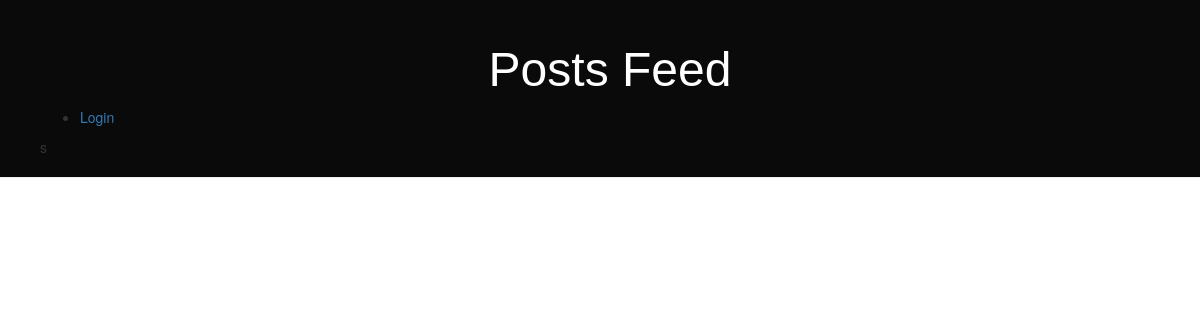
Before: / with the older database file.
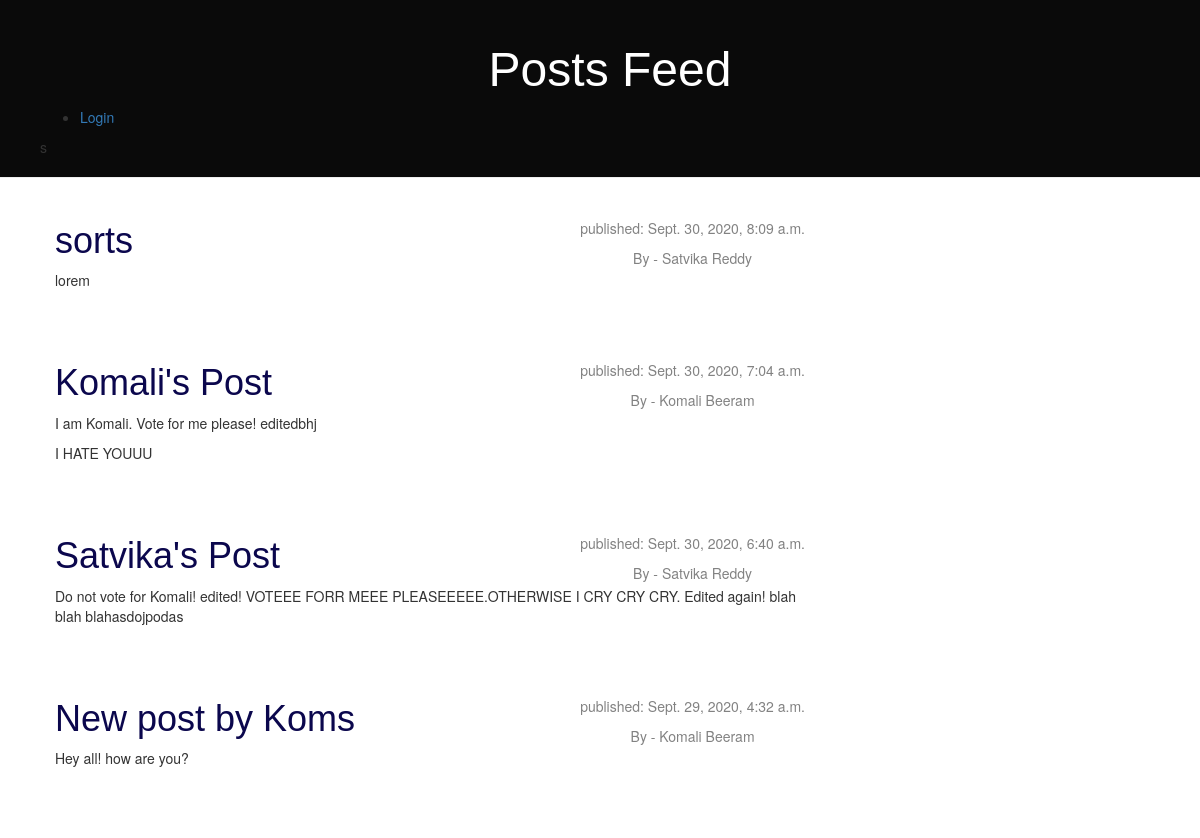
After: the same page with the newer database file.
### blog/models.py (models this page shows, shortened)
class Post(models.Model):
    author = models.ForeignKey(Account,on_delete=models.CASCADE)
    title = models.CharField(max_length=200)
    text = models.TextField()
    created_date = models.DateTimeField(default=timezone.now)
    published_date = models.DateTimeField(blank=True, null=True)

### accounts/models.py (models this page shows, shortened)
class Account(AbstractBaseUser):
    email = models.EmailField(verbose_name="email", max_length=60, unique=True)
    username = models.CharField(max_length=30, unique=True)
    date_joined = models.DateTimeField(verbose_name='date joined', auto_now_add=True)
    last_login = models.DateTimeField(verbose_name='last login', auto_now=True)
    is_voter = models.BooleanField(default=True)
    is_admin = models.BooleanField(default=False)
    is_staff = models.BooleanField(default=False)
    is_active = models.BooleanField(default=True)
    is_superuser = models.BooleanField(default=False)
    USERNAME_FIELD = 'username'
    REQUIRED_FIELDS = ['email','is_voter']
    objects = MyAccountManager()
    def __str__(self):
        return self.username

### blog/views.py (the view)
# urls.py: url(r'^$', views.post_list, name='post_list'),
def post_list(request):
    posts =  Post.objects.filter(published_date__lte=timezone.now()).order_by('-published_date')
    return render(request, 'blog/post_list.html', {'posts':posts})

### templates/blog/post_list.html
{% extends 'blog/base.html' %}
{% block content %}
	{% for post in posts %}
		<div class="post">
			<div class="date">
				<p>published: {{ post.published_date}}</p>
				By - {{post.author}}
			</div>
			<h1><a href="{% url 'post_detail' pk=post.pk %}">{{ post.title }}</a></h1>
			<p>{{ post.text|linebreaks }}</p>
		</div>
	{% endfor %}
{% endblock %}

### templates/blog/base.html (shortened to what this page needs)
<!DOCTYPE html>
{% load static %}
<html>
    <head>
        <link rel="stylesheet" href="//maxcdn.bootstrapcdn.com/bootstrap/3.2.0/css/bootstrap.min.css">
		<link rel="stylesheet" href="//maxcdn.bootstrapcdn.com/bootstrap/3.2.0/css/bootstrap-theme.min.css">
        <link rel="stylesheet" href="{% static 'css/blog.css' %}" type="text/css">
    </head>
	<body>
		<div class="page-header">
			{% if user.is_authenticated %}
				<h1><a href="{% url 'post_list' %}">{{user.username}}'s Feed</a></h1>
				<ul>
					<li><a href="{% url 'logout' %}">Logout</a></li>
					<ul>
						<li><a href="{% url 'accounts:profile' %}">Profile</a></li>
					</ul>
				</ul>
				{% if user.is_voter == False %}
					<a href="{% url 'post_new' %}" class="top-menu"><span class="glyphicon glyphicon-plus"></span></a>
				{% endif %}
			{% else %}
				<h1><a href="/">Posts Feed</a></h1>
				<ul>
					<li><a href="{% url 'login' %}">Login</a></li>
				</ul>
			{% endif %}s
		</div>
        <div class="content container">
            <div class="row">
                <div class="col-md-8">
					{% block content %}
					{% endblock %}
				</div>
            </div>
		</div>
	</body>
</html>

### static/css/blog.css (style rules this page uses)
h1 a { color: #1e075f; font-family: Arial, Helvetica, sans-serif; }
body { padding-left: 0; }
.page-header { background-color: #0a0a0a !important; margin-top: 0; padding: 20px 20px 20px 40px; }
.page-header h1, .page-header h1 a, .page-header h1 a:visited, .page-header h1 a:active { color: #ffffff; font-size: 36pt; text-decoration: none; text-align: center; }
.content { margin-left: 40px; }
.date { float: right; color: #828282; text-align: center; }
.post { margin-bottom: 70px; }
.post h1 a, .post h1 a:visited { color: #0b074d; }

Changed rows visible on the page:
added Post: published_date "Sept. 30, 2020, 8:09 a.m.", author "Satvika Reddy", title "sorts", text "lorem"
added Post: published_date "Sept. 30, 2020, 7:04 a.m.", author "Komali Beeram", title "Komali's Post", text "I am Komali. Vote for me please! editedbhj I HATE YOUUU"
added Post: published_date "Sept. 30, 2020, 6:40 a.m.", author "Satvika Reddy", title "Satvika's Post", text "Do not vote for Komali! edited! VOTEEE FORR MEEE PLEASEEEEE.OTHERWISE I CRY CRY CRY. Edited again! blah blah blahasdojpodas"
added Post: published_date "Sept. 29, 2020, 4:32 a.m.", author "Komali Beeram", title "New post by Koms", text "Hey all! how are you?"
